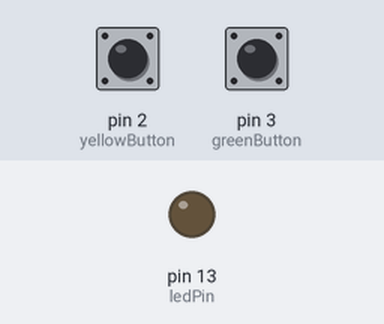
This sketch was run on a simulated Arduino Uno, built with avr-gcc and run on an emulated ATmega328P. Parts: output pins drawn as LEDs (lit = HIGH). The inputs (shaded band) are chosen by the test bench; at power-on: pin 2 (yellowButton) HIGH, pin 3 (greenButton) HIGH.

Above: at 1.2 s.
1.3 s: pin 2 (yellowButton) pulled LOW for 0.15 s
At 1.9 s:
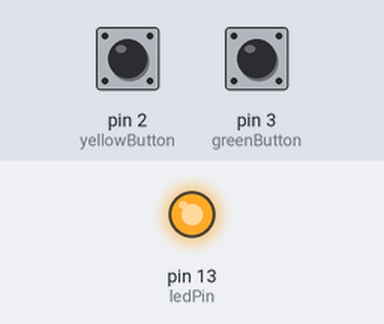
2.9 s: pin 3 (greenButton) pulled LOW for 0.15 s
At 4.1 s:
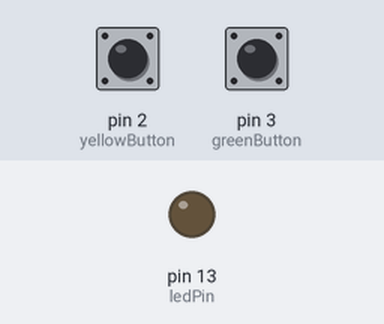
4.5 s: pin 2 (yellowButton) pulled LOW for 1 s
At 5.5 s:
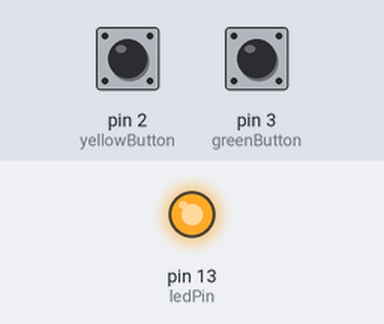
Timing chart, 0 to 7.5 s (numbered marks = the images above; inputs shaded):
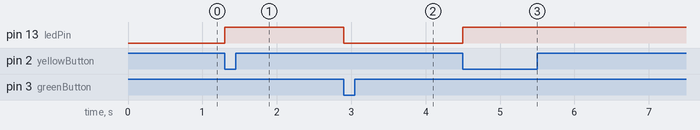

Measured:
- after the input at 1.3 s, pin 13 (ledPin): LOW → HIGH at once
- after the input at 2.9 s, pin 13 (ledPin): HIGH → LOW at once
- after the input at 4.5 s, pin 13 (ledPin): LOW → HIGH at once

The sketch:

Lab5.ino
```cpp
//LANDEN 2/6/2024
//Lab3 turn the LED on with a button

const int yellowButton = 2; // the number of the pushbutton pin
const int greenButton = 3;
const int ledPin = 13;    // the number of the LED pin

int yellowState = 0;  // variable for reading the pushbutton status
int greenState = 0;

void setup() {
  // initialize the LED pin as an output:
  pinMode(ledPin, OUTPUT);
  // initialize the pushbutton pin as an input:
  pinMode(yellowButton, INPUT);
  pinMode(greenButton, INPUT);
}

void loop() {
  // read the state of the pushbutton value:
  yellowState = digitalRead(yellowButton);
  greenState = digitalRead(greenButton);

  // check if the pushbutton is pressed. If it is, the buttonState is HIGH:
  if (yellowState == LOW) {
    // turn LED on:
    digitalWrite(ledPin, HIGH);
  }

    if (greenState == LOW) {
    // turn LED on:
    digitalWrite(ledPin, LOW);
  }

  if (greenState == LOW && yellowState == LOW) {

    digitalWrite(ledPin, HIGH);
    delay (50);
    digitalWrite(ledPin, LOW);
    delay (50);
  }

}
```
